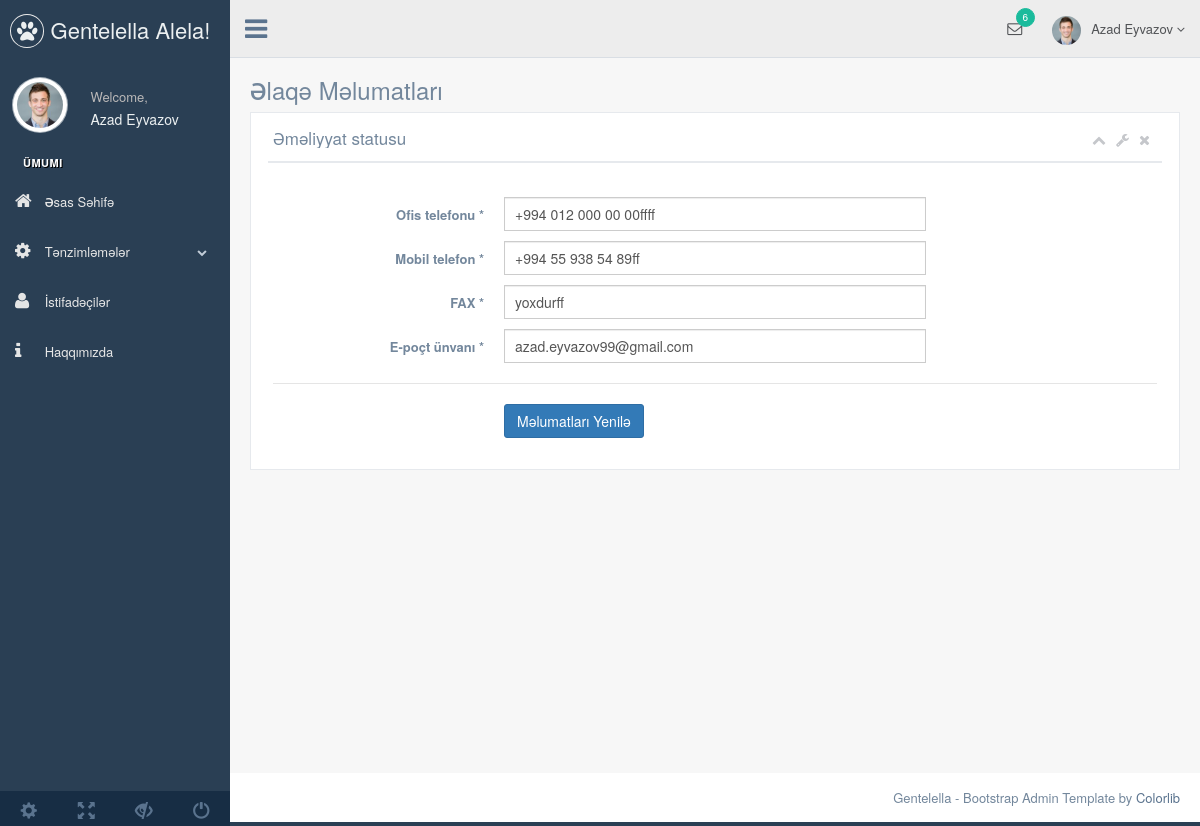
Page /admin/production/settings/contact-settings.php (signed in) on the committed database.
### tables this page shows
CREATE TABLE `users` (
  `user_id` int(11) NOT NULL,
  `user_time` datetime NOT NULL DEFAULT current_timestamp(),
  `user_photo` varchar(250) NOT NULL,
  `user_name` varchar(100) NOT NULL,
  `user_first_last_name` varchar(200) NOT NULL,
  `user_mail` varchar(200) NOT NULL,
  `user_gsm` varchar(100) NOT NULL,
  `user_password` varchar(100) NOT NULL,
  `user_address` varchar(250) NOT NULL,
  `user_city` varchar(250) NOT NULL,
  `user_district` varchar(250) NOT NULL,
  `user_unvan` varchar(250) NOT NULL,
  `user_permission` varchar(250) NOT NULL,
  `user_status` int(1) NOT NULL DEFAULT 1
);

CREATE TABLE `settings` (
  `set_id` int(11) NOT NULL,
  `set_site_name` varchar(100) NOT NULL,
  `set_logo` varchar(250) NOT NULL,
  `set_title` varchar(250) NOT NULL,
  `set_desc` varchar(250) NOT NULL,
  `set_footer` varchar(255) NOT NULL,
  `set_keywords` varchar(250) NOT NULL,
  `set_author` varchar(100) NOT NULL,
  `set_tel` varchar(100) NOT NULL,
  `set_mobile` varchar(50) NOT NULL,
  `set_fax` varchar(100) NOT NULL,
  `set_mail` varchar(100) NOT NULL,
  `set_city` varchar(250) NOT NULL,
  `set_district` varchar(250) NOT NULL,
  `set_address` varchar(250) NOT NULL,
  `set_shift` varchar(250) NOT NULL,
  `set_maps` varchar(250) NOT NULL,
  `set_analytics` varchar(250) NOT NULL,
  `set_zopim` varchar(250) NOT NULL,
  `set_fb` varchar(100) NOT NULL,
  `set_tw` varchar(100) NOT NULL,
  `set_yt` varchar(100) NOT NULL,
  `set_smtp_host` varchar(100) NOT NULL,
  `set_smtp_port` varchar(100) NOT NULL,
  `set_smtp_user` varchar(100) NOT NULL,
  `set_smtp_pass` varchar(100) NOT NULL,
  `set_maintance` enum('0','1') NOT NULL DEFAULT '1'
);

### admin/controllers/sign.php (called while the page is built, shortened)
<?php
$user_fetch = $db->prepare("SELECT * FROM users WHERE user_mail =:user_mail");
$user_fetch->execute([
    'user_mail' => $_SESSION['user_mail']
]);
$have_user = $user_fetch->fetch(PDO::FETCH_ASSOC);
?>

### admin/controllers/settings/generalSetConnect.php (called while the page is built)
<?php
require_once __DIR__ . '/../db.php';
    $set_call = $db->prepare("SELECT * FROM settings WHERE set_id=:id");
    $set_call->execute([
        "id" => 1
    ]);
    $connect = $set_call->fetch(PDO::FETCH_ASSOC);
?>

### admin/production/settings/contact-settings.php (the view, shortened to what this page needs)
<?php include '../layouts/header.php';
include '../../controllers/settings/generalSetConnect.php';
?>
    <div class="right_col" role="main">
        <div class="">
            <div class="page-title">
                <div class="title_left">
                    <h3>Əlaqə Məlumatları</h3>
                </div>
            </div>
            <div class="clearfix"></div>
            <div class="row">
                <div class="col-md-12 col-sm-12 col-xs-12">
                    <div class="x_panel">
                        <div class="x_title">
                            <h2>Əməliyyat statusu
                            </h2>
                            <ul class="nav navbar-right panel_toolbox">
                                <li><a class="collapse-link"><i class="fa fa-chevron-up"></i></a>
                                </li>
                                <li class="dropdown">
                                    <a href="#" class="dropdown-toggle" data-toggle="dropdown" role="button" aria-expanded="false"><i class="fa fa-wrench"></i></a>
                                </li>
                                <li><a class="close-link"><i class="fa fa-close"></i></a>
                                </li>
                            </ul>
                            <div class="clearfix"></div>
                        </div>
                        <div class="x_content">
                            <br />
                            <form id="demo-form2" action="<?php require __DIR__ .  '/../../controllers/settings/contactController.php';?>" method="POST" data-parsley-validate class="form-horizontal form-label-left">
                                            <div class="form-group">
                                                <label class="control-label col-md-3 col-sm-3 col-xs-12" for="first-name">Ofis telefonu <span class="required">*</span>
                                                </label>
                                                <div class="col-md-6 col-sm-6 col-xs-12">
                                                    <input type="tel" name="set_tel" value="<?= $connect['set_tel']?>" required="required" class="form-control col-md-7 col-xs-12">
                                                </div>
                                            </div>
                                            <div class="form-group">
                                                <label class="control-label col-md-3 col-sm-3 col-xs-12" for="first-name">Mobil telefon <span class="required">*</span>
                                                </label>
                                                <div class="col-md-6 col-sm-6 col-xs-12">
                                                    <input type="tel" value="<?= $connect['set_mobile']?>" name="set_mobile" required="required" class="form-control col-md-7 col-xs-12">
                                                </div>
                                            </div>
                                            <div class="form-group">
                                                <label class="control-label col-md-3 col-sm-3 col-xs-12" for="first-name">FAX <span class="required">*</span>
                                                </label>
                                                <div class="col-md-6 col-sm-6 col-xs-12">
                                                    <input type="tel" value="<?= $connect['set_fax']?>" name="set_fax" required="required" class="form-control col-md-7 col-xs-12">
                                                </div>
                                            </div>
                                            <div class="form-group">
                                                <label class="control-label col-md-3 col-sm-3 col-xs-12" for="first-name">E-poçt ünvanı <span class="required">*</span>
                                                </label>
                                                <div class="col-md-6 col-sm-6 col-xs-12">
                                                    <input type="email" value="<?= $connect['set_mail']?>" name="set_mail" required="required" class="form-control col-md-7 col-xs-12">
                                                </div>
                                            </div>
                                <div class="ln_solid"></div>
                                <div class="form-group">
                                    <div class="col-md-6 col-sm-6 col-xs-12 col-md-offset-3">
                                        <button type="submit" name="contactSave" class="btn btn-primary">Məlumatları Yenilə</button>
                                    </div>
                                </div>
                            </form>
                        </div>
                    </div>
                </div>
            </div>
        </div>
    </div>
<?php include $_SERVER['DOCUMENT_ROOT'].'/ec/admin/production/layouts/footer.php' ?>

### admin/production/layouts/header.php (shortened to what this page needs)
<?php
    require __DIR__ .  '/../../controllers/db.php';
    require __DIR__ . '/../../controllers/sign.php';
?>
<!DOCTYPE html>
<html lang="en">
<head>
    <link href="https://stackpath.bootstrapcdn.com/bootstrap/3.4.1/css/bootstrap.min.css" rel="stylesheet">
    <link href="https://cdn.jsdelivr.net/npm/summernote@0.8.18/dist/summernote.min.css" rel="stylesheet">
    <link href="vendors/bootstrap/dist/css/bootstrap.min.css" rel="stylesheet">
    <link href="vendors/font-awesome/css/font-awesome.min.css" rel="stylesheet">
    <link href="vendors/nprogress/nprogress.css" rel="stylesheet">
    <link href="vendors/iCheck/skins/flat/green.css" rel="stylesheet">
    <link href="vendors/bootstrap-progressbar/css/bootstrap-progressbar-3.3.4.min.css" rel="stylesheet">
    <link href="vendors/jqvmap/dist/jqvmap.min.css" rel="stylesheet"/>
    <link href="vendors/bootstrap-daterangepicker/daterangepicker.css" rel="stylesheet">
    <link href="build/css/custom.min.css" rel="stylesheet">
</head>
<body class="nav-md">
<div class="container body">
    <div class="main_container">
        <div class="col-md-3 left_col">
            <div class="left_col scroll-view">
                <div class="navbar nav_title" style="border: 0;">
                    <a href="index.html" class="site_title"><i class="fa fa-paw"></i> <span>Gentelella Alela!</span></a>
                </div>
                <?php require __DIR__ . '/menu.php' ?>
        <div class="top_nav">
            <div class="nav_menu">
                <nav>
                    <div class="nav toggle">
                        <a id="menu_toggle"><i class="fa fa-bars"></i></a>
                    </div>
                    <ul class="nav navbar-nav navbar-right">
                        <li class="">
                            <a href="javascript:;" class="user-profile dropdown-toggle" data-toggle="dropdown" aria-expanded="false">
                                <img src="production/images/img.jpg" alt=""><?= $have_user['user_first_last_name']?>
                                <span class=" fa fa-angle-down"></span>
                            </a>
                        </li>
                        <li role="presentation" class="dropdown">
                            <a href="javascript:;" class="dropdown-toggle info-number" data-toggle="dropdown" aria-expanded="false">
                                <i class="fa fa-envelope-o"></i>
                                <span class="badge bg-green">6</span>
                            </a>
                        </li>
                    </ul>
                </nav>
            </div>
        </div>

### admin/production/layouts/menu.php (shortened to what this page needs)
<div class="profile clearfix">
    <div class="profile_pic">
        <img src="production/images/img.jpg" alt="..." class="img-circle profile_img">
    </div>
    <div class="profile_info">
        <span>Welcome,</span>
        <h2><?= $have_user['user_first_last_name']?></h2>
    </div>
</div>
<br />
<div id="sidebar-menu" class="main_menu_side hidden-print main_menu">
    <div class="menu_section">
        <h3>Ümumi</h3>
        <ul class="nav side-menu">
            <li><a href="production/index.php"><i class="fa fa-home"></i> Əsas Səhifə</a></li>
            <li><a><i class="fa fa-cog"></i> Tənzimləmələr <span class="fa fa-chevron-down"></span></a>
            </li>
            <li><a href="production/users/users.php"><i class="fa fa-user"></i> İstifadəçilər</a></li>
            <li><a href="production/about/about.php"><i class="fa fa-info"></i> Haqqımızda</a></li>
        </ul>
    </div>
</div>
<div class="sidebar-footer hidden-small">
    <a data-toggle="tooltip" data-placement="top" title="Settings">
        <span class="glyphicon glyphicon-cog" aria-hidden="true"></span>
    </a>
    <a data-toggle="tooltip" data-placement="top" title="FullScreen">
        <span class="glyphicon glyphicon-fullscreen" aria-hidden="true"></span>
    </a>
    <a data-toggle="tooltip" data-placement="top" title="Lock">
        <span class="glyphicon glyphicon-eye-close" aria-hidden="true"></span>
    </a>
    <a data-toggle="tooltip" data-placement="top" title="Logout">
        <span class="glyphicon glyphicon-off" aria-hidden="true"></span>
    </a>
</div>
</div>
</div>

### rows in the picture
users: user_first_last_name "Azad Eyvazov"
settings: set_tel "+994 012 000 00 00ffff", set_mobile "+994 55 938 54 89ff", set_fax "yoxdurff", set_mail "azad.eyvazov99@gmail.com"
